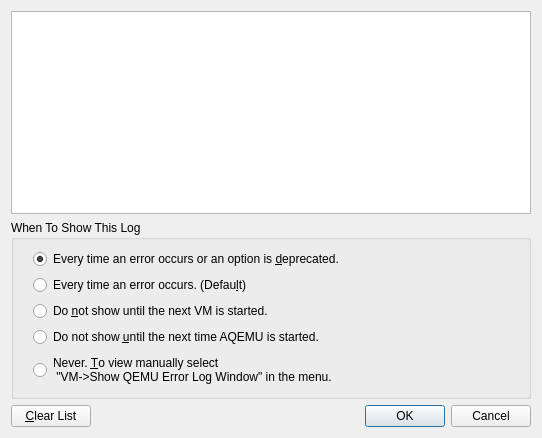
<?xml version="1.0" encoding="UTF-8"?>
<ui version="4.0">
 <author>Andrey Rijov</author>
 <class>Error_Log_Window</class>
 <widget class="QDialog" name="Error_Log_Window">
  <property name="geometry">
   <rect>
    <x>0</x>
    <y>0</y>
    <width>542</width>
    <height>438</height>
   </rect>
  </property>
  <property name="windowTitle">
   <string>QEMU Error Log</string>
  </property>
  <property name="windowIcon">
   <iconset resource="../resources/icons.qrc">
    <normaloff>:/bug.png</normaloff>:/bug.png</iconset>
  </property>
  <layout class="QVBoxLayout" name="verticalLayout_2">
   <item>
    <widget class="QTextEdit" name="Edit_Log">
     <property name="readOnly">
      <bool>true</bool>
     </property>
    </widget>
   </item>
   <item>
    <widget class="QGroupBox" name="groupBox">
     <property name="title">
      <string>When To Show This Log</string>
     </property>
     <layout class="QHBoxLayout" name="horizontalLayout_2">
      <item>
       <layout class="QVBoxLayout" name="verticalLayout">
        <property name="leftMargin">
         <number>10</number>
        </property>
        <item>
         <widget class="QRadioButton" name="RB_Normal_Mode">
          <property name="text">
           <string>Every time an error occurs or an option is &amp;deprecated.</string>
          </property>
          <property name="checked">
           <bool>true</bool>
          </property>
         </widget>
        </item>
        <item>
         <widget class="QRadioButton" name="RB_User_Normal_Mode">
          <property name="text">
           <string>Every time an error occurs. (Defau&amp;lt)</string>
          </property>
          <property name="checked">
           <bool>false</bool>
          </property>
         </widget>
        </item>
        <item>
         <widget class="QRadioButton" name="RB_Show_VM_Started">
          <property name="text">
           <string>Do &amp;not show until the next VM is started.</string>
          </property>
          <property name="checked">
           <bool>false</bool>
          </property>
         </widget>
        </item>
        <item>
         <widget class="QRadioButton" name="RB_Show_AQEMU_Started">
          <property name="text">
           <string>Do not show &amp;until the next time AQEMU is started.</string>
          </property>
         </widget>
        </item>
        <item>
         <widget class="QRadioButton" name="RB_No_Show_Forever">
          <property name="text">
           <string>Never. &amp;To view manually select
 &quot;VM-&gt;Show QEMU Error Log Window&quot; in the menu.</string>
          </property>
         </widget>
        </item>
       </layout>
      </item>
     </layout>
    </widget>
   </item>
   <item>
    <layout class="QHBoxLayout" name="horizontalLayout">
     <item>
      <widget class="QPushButton" name="Button_Clear_Log">
       <property name="text">
        <string>&amp;Clear List</string>
       </property>
       <property name="icon">
        <iconset resource="../resources/icons.qrc">
         <normaloff>:/error.png</normaloff>:/error.png</iconset>
       </property>
      </widget>
     </item>
     <item>
      <spacer name="horizontalSpacer">
       <property name="orientation">
        <enum>Qt::Horizontal</enum>
       </property>
       <property name="sizeHint" stdset="0">
        <size>
         <width>40</width>
         <height>20</height>
        </size>
       </property>
      </spacer>
     </item>
     <item>
      <widget class="Dialog_Button_Box" name="buttonBox">
       <property name="standardButtons">
        <set>QDialogButtonBox::Cancel|QDialogButtonBox::Ok</set>
       </property>
      </widget>
     </item>
    </layout>
   </item>
  </layout>
 </widget>
 <customwidgets>
  <customwidget>
   <class>Dialog_Button_Box</class>
   <extends>QDialogButtonBox</extends>
   <header>Dialog_Button_Box.h</header>
  </customwidget>
 </customwidgets>
 <tabstops>
  <tabstop>Edit_Log</tabstop>
  <tabstop>RB_Show_VM_Started</tabstop>
  <tabstop>RB_Show_AQEMU_Started</tabstop>
  <tabstop>RB_No_Show_Forever</tabstop>
  <tabstop>Button_Clear_Log</tabstop>
 </tabstops>
 <resources>
  <include location="../resources/icons.qrc"/>
 </resources>
 <connections>
  <connection>
   <sender>Button_Clear_Log</sender>
   <signal>clicked()</signal>
   <receiver>Edit_Log</receiver>
   <slot>clear()</slot>
   <hints>
    <hint type="sourcelabel">
     <x>53</x>
     <y>291</y>
    </hint>
    <hint type="destinationlabel">
     <x>228</x>
     <y>103</y>
    </hint>
   </hints>
  </connection>
  <connection>
   <sender>buttonBox</sender>
   <signal>accepted()</signal>
   <receiver>Error_Log_Window</receiver>
   <slot>accept()</slot>
   <hints>
    <hint type="sourcelabel">
     <x>349</x>
     <y>383</y>
    </hint>
    <hint type="destinationlabel">
     <x>270</x>
     <y>205</y>
    </hint>
   </hints>
  </connection>
  <connection>
   <sender>buttonBox</sender>
   <signal>rejected()</signal>
   <receiver>Error_Log_Window</receiver>
   <slot>reject()</slot>
   <hints>
    <hint type="sourcelabel">
     <x>349</x>
     <y>383</y>
    </hint>
    <hint type="destinationlabel">
     <x>270</x>
     <y>205</y>
    </hint>
   </hints>
  </connection>
 </connections>
</ui>
